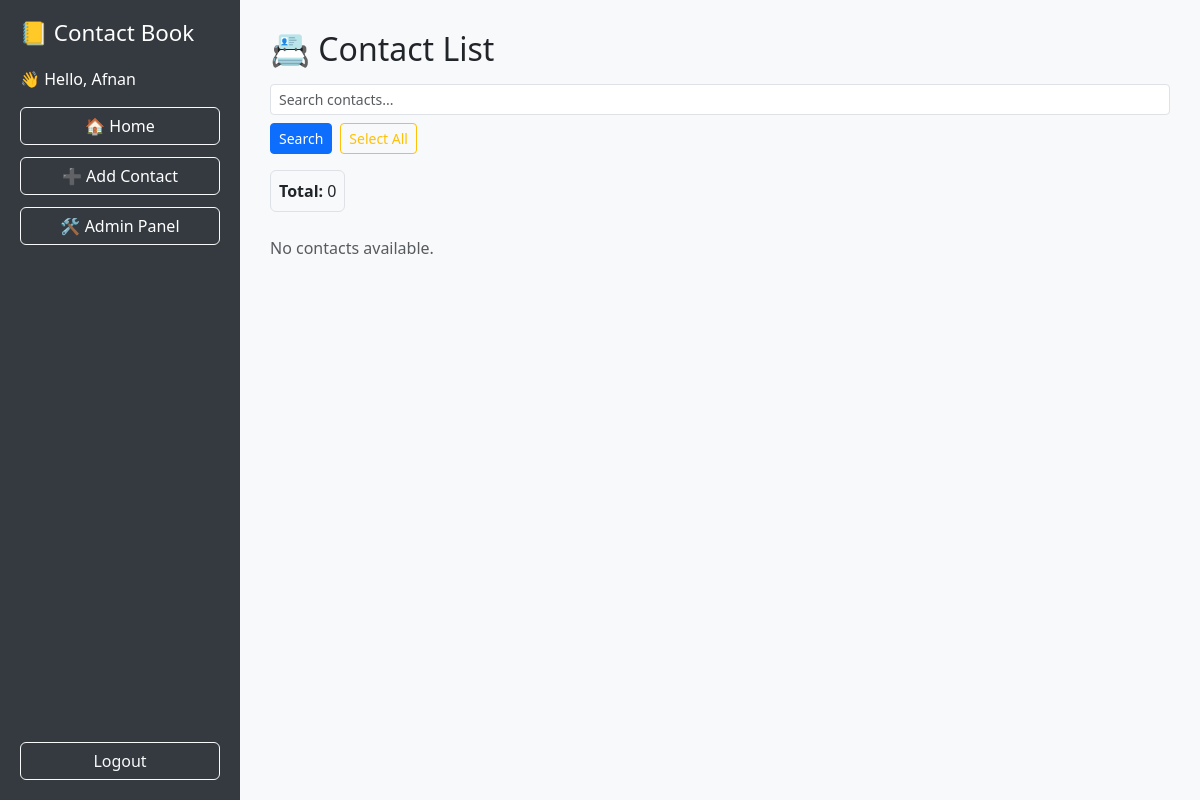
Page / (signed in) on the earlier database version.
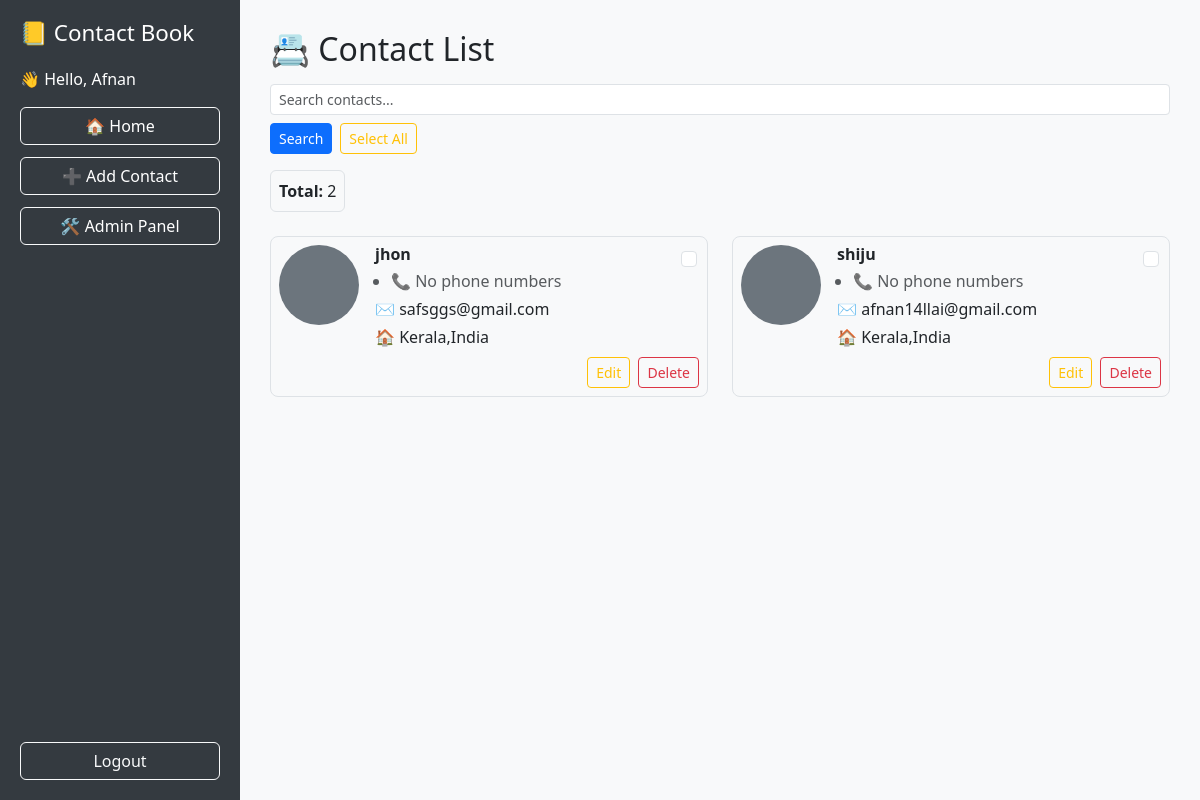
Same page on the later database version.
### contacts/models.py (models this page shows, shortened)
class Contact(models.Model):
    user = models.ForeignKey(User, on_delete=models.CASCADE, null=True)
    name = models.CharField(max_length=100)
    email = models.EmailField()
    address = models.CharField(max_length=200)
    image = models.ImageField(upload_to='contact_images/', blank=True, null=True)  # ✅ New field

### contacts/views.py (the view, shortened to what this page needs)
# urls.py: path('', views.list_contacts, name='list_contacts'),
@login_required
def list_contacts(request):
    search_query = request.GET.get('search', '')
    contacts = Contact.objects.filter(user=request.user).order_by('name')
    paginator = Paginator(contacts, 10)
    page_number = request.GET.get('page')
    page_obj = paginator.get_page(page_number)
    return render(request, 'contacts/contact_list.html', {
        'contacts': page_obj,  # Paginated contacts
        'search_query': search_query,
        'total_contacts': paginator.count,
        'page_obj': page_obj,  # Needed for page navigation in template
    })

### contacts/templates/contacts/contact_list.html (shortened to what this page needs)
{% extends 'contacts/base.html' %}
{% block content %}
<div class="mb-4">
    <h2>📇 Contact List</h2>
    <div class="row mt-3 mb-3">
        <div class="col-md-12">
            <form method="get" action="" class="d-flex flex-wrap align-items-center gap-2">
                <input type="text" name="search" placeholder="Search contacts..." class="form-control form-control-sm"
                       value="{{ request.GET.search }}" style="max-width: 900px;">
                <button type="submit" class="btn btn-primary btn-sm">Search</button>
                <button type="button" id="select-all" class="btn btn-outline-warning btn-sm">Select All</button>
            </form>
        </div>
    </div>
    <form method="post" action="{% url 'bulk_delete_contacts' %}" id="contact-form">
        <div class="d-flex justify-content-between align-items-center mb-3 flex-wrap">
            <div class="bg-light border rounded p-2 me-5 mb-2">
                <strong>Total:</strong> {{ total_contacts }}
            </div>
        </div>
        <div class="row">
            {% for contact in contacts %}
                <div class="col-md-6">
                    <div class="contact-card border bg-light p-2 mb-3 rounded-3 d-flex align-items-start position-relative hover-card">
                        <input type="checkbox" name="selected_contacts" value="{{ contact.id }}"
                               class="form-check-input contact-checkbox position-absolute"
                               style="top: 10px; right: 10px; z-index: 2;">
                        {% if contact.image %}
                            <img src="{{ contact.image.url }}" alt="Profile"
                                 class="rounded-circle me-3"
                                 style="width: 80px; height: 80px; object-fit: cover;">
                        {% else %}
                            <div class="rounded-circle bg-secondary me-3"
                                 style="width: 80px; height: 80px;"></div>
                        {% endif %}
                        <div class="flex-grow-1">
                            <h6 class="mb-1 fw-bold">{{ contact.name }}</h6>
                            <ul class="mb-1 ps-3">
                                {% for phone in contact.phone_numbers.all %}
                                    <li>📞 {{ phone.number }}</li>
                                {% empty %}
                                    <li class="text-muted">📞 No phone numbers</li>
                                {% endfor %}
                            </ul>
                            <p class="mb-1">✉️ {{ contact.email }}</p>
                            <p class="mb-0">🏠 {{ contact.address }}</p>
                            <div class="text-end mt-2">
                                <a href="{% url 'edit_contact' contact.id %}" class="btn btn-sm btn-outline-warning me-1">Edit</a>
                                <a href="{% url 'delete_contact' contact.id %}" class="btn btn-sm btn-outline-danger">Delete</a>
                            </div>
                        </div>
                    </div>
                </div>
            {% empty %}
                <p class="text-muted">No contacts available.</p>
            {% endfor %}
        </div>
    </form>
</div>
{% endblock %}

Differences in the rows shown:
added Contact: name "jhon", email "safsggs@gmail.com", address "Kerala,India"
added Contact: name "shiju", email "afnan14llai@gmail.com", address "Kerala,India"
Other differences:
{{ total_contacts }}: "0" → "2"
text no longer shown: "No contacts available."
